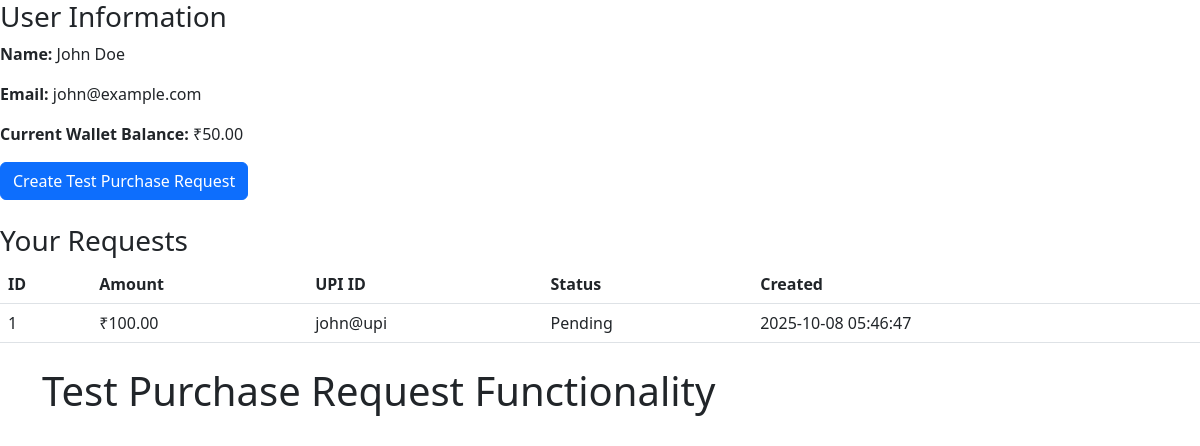
Page /test_purchase_request.php on the committed database.
### tables this page shows
CREATE TABLE IF NOT EXISTS users (
    id INT(11) AUTO_INCREMENT PRIMARY KEY,
    name VARCHAR(255) NOT NULL,
    email VARCHAR(255) UNIQUE NOT NULL,
    phone VARCHAR(20),
    city VARCHAR(100),
    state VARCHAR(100),
    password VARCHAR(255) NOT NULL,
    wallet_balance DECIMAL(10, 2) DEFAULT 0.00,
    referral_code VARCHAR(50),
    created_at TIMESTAMP DEFAULT CURRENT_TIMESTAMP
);

CREATE TABLE IF NOT EXISTS withdraw_requests (
    id INT(11) AUTO_INCREMENT PRIMARY KEY,
    user_id INT(11) NOT NULL,
    amount DECIMAL(10, 2) NOT NULL,
    upi_id VARCHAR(255) NOT NULL,
    screenshot VARCHAR(255),
    status ENUM('pending', 'approved', 'rejected') DEFAULT 'pending',
    offer_title VARCHAR(255),
    offer_description TEXT,
    created_at TIMESTAMP DEFAULT CURRENT_TIMESTAMP,
    FOREIGN KEY (user_id) REFERENCES users(id) ON DELETE CASCADE
);

### test_purchase_request.php (the view, shortened to what this page needs)
<?php
include 'config/db.php';
$user_id = $_SESSION['user_id'];
try {
    $stmt = $pdo->prepare("SELECT * FROM users WHERE id = ?");
    $stmt->execute([$user_id]);
    $user = $stmt->fetch(PDO::FETCH_ASSOC);
} catch(PDOException $e) {
    die("Error fetching user data: " . $e->getMessage());
}
echo "<h3>User Information</h3>";
echo "<p><strong>Name:</strong> " . htmlspecialchars($user['name']) . "</p>";
echo "<p><strong>Email:</strong> " . htmlspecialchars($user['email']) . "</p>";
echo "<p><strong>Current Wallet Balance:</strong> ₹" . number_format($user['wallet_balance'], 2) . "</p>";
echo "<a href='?create_test=1' class='btn btn-primary'>Create Test Purchase Request</a>";
try {
    $stmt = $pdo->prepare("SELECT * FROM withdraw_requests WHERE user_id = ? ORDER BY created_at DESC");
    $stmt->execute([$user_id]);
    $requests = $stmt->fetchAll(PDO::FETCH_ASSOC);
    echo "<h3 class='mt-4'>Your Requests</h3>";
    if (empty($requests)) {
        echo "<p>No requests found.</p>";
    } else {
        echo "<table class='table'>";
        echo "<thead><tr><th>ID</th><th>Amount</th><th>UPI ID</th><th>Status</th><th>Created</th></tr></thead>";
        echo "<tbody>";
        foreach ($requests as $request) {
            echo "<tr>";
            echo "<td>" . $request['id'] . "</td>";
            echo "<td>₹" . number_format($request['amount'], 2) . "</td>";
            echo "<td>" . htmlspecialchars($request['upi_id']) . "</td>";
            echo "<td>" . ucfirst($request['status']) . "</td>";
            echo "<td>" . $request['created_at'] . "</td>";
            echo "</tr>";
        }
        echo "</tbody>";
        echo "</table>";
    }
} catch(PDOException $e) {
    echo "<div class='alert alert-danger'>Error fetching requests: " . $e->getMessage() . "</div>";
}
?>
<!DOCTYPE html>
<html>
<head>
    <link href="https://cdn.jsdelivr.net/npm/bootstrap@5.3.0/dist/css/bootstrap.min.css" rel="stylesheet">
</head>
<body>
    <div class="container mt-4">
        <h1>Test Purchase Request Functionality</h1>
    </div>
</body>
</html>

### rows in the picture
users: name "John Doe", email "john@example.com", wallet_balance "50.00"
withdraw_requests: id "1", amount "100.00", upi "john@upi", status "Pending", created_at "2025-10-08 05:46:47"
